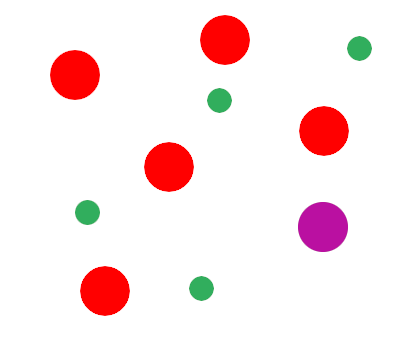
#> input picture circulos.png, 418 x 353 px
$ python circulos.py
#> lines starting #> are read from the running program, lines starting #| are printed output that depends on the picture; after the words box and inside, x2 and y2 are one past the last pixel; in counts of white or black regions, pixels touching at a corner belong together
import numpy as np
import cv2
import matplotlib.pyplot as plt
import math
from collections import defaultdict


# Se lee y se muestra la imagen a procesar para detectar las líneas.
img = cv2.imread('./circulos.png')
#> img is the input picture: shape (353, 418, 3); mean B, G, R 235.1, 234.2, 251.5
plt.figure(facecolor="#E8E4E4",figsize=(6, 6)).canvas.set_window_title("Imagen a procesar")
plt.imshow(img)
plt.show()

# Se remueve el color de la imagen
imgGris = cv2.cvtColor(img, cv2.COLOR_RGB2GRAY)
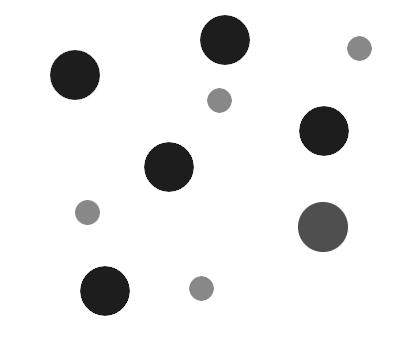
#> imgGris: shape (353, 418); min 29, max 255, mean 236.4
# Se hace un blur para mejorar la detección de bordes
imgBlur = cv2.GaussianBlur(imgGris, (5, 5), 1.5)
bordes = cv2.Canny(imgGris, 100, 200)
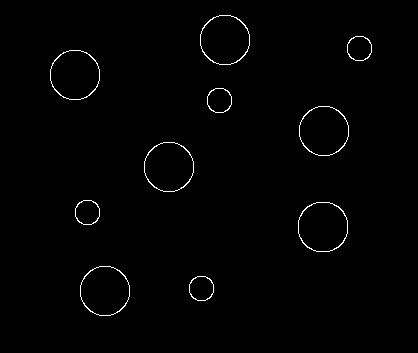
#> bordes: shape (353, 418); 0.95% white in thin lines or dots, all inside (x1, y1, x2, y2) = (50, 15, 372, 316)

# Se muestra la imagen procesada
plt.figure(facecolor="#E8E4E4",figsize=(6, 6)).canvas.set_window_title("Bordes detectados")
plt.imshow(bordes)
plt.show()

# Tomamos las medidas de la imagen
rango_y, rango_x = bordes.shape
#> rango_y = 353; rango_x = 418

# Se calcula el rango de Theta de 0 a 360 grados con incrementos de 3
rango_theta = np.arange(0, 360, 3)

# Se calculan los radios min y máx a buscar. En el caso de estudio el radio es fijo
rango_r = np.arange(10, 200, step=1)

# Se precalculan los posibles circulos según los radios y thetas dados utilizando la ecuación de la circunferencia
c_detectados = []
for radio in rango_r:
    for theta in range(100):
        c_detectados.append((radio, int(radio*math.cos(2*math.pi*theta/100)), int(radio*math.sin(2*math.pi*theta/100))))

# Creamos el acumulador usando las dimensiones de la imagen
acumulador = defaultdict(int)
for y in range(rango_y):
    for x in range(rango_x):
        if bordes[y][x] != 0:
            for r, rcos_t, rsin_t in c_detectados:
                x_center = x - rcos_t
                y_center = y - rsin_t
#> (the run stopped early here; a loop or call above may not have finished)
